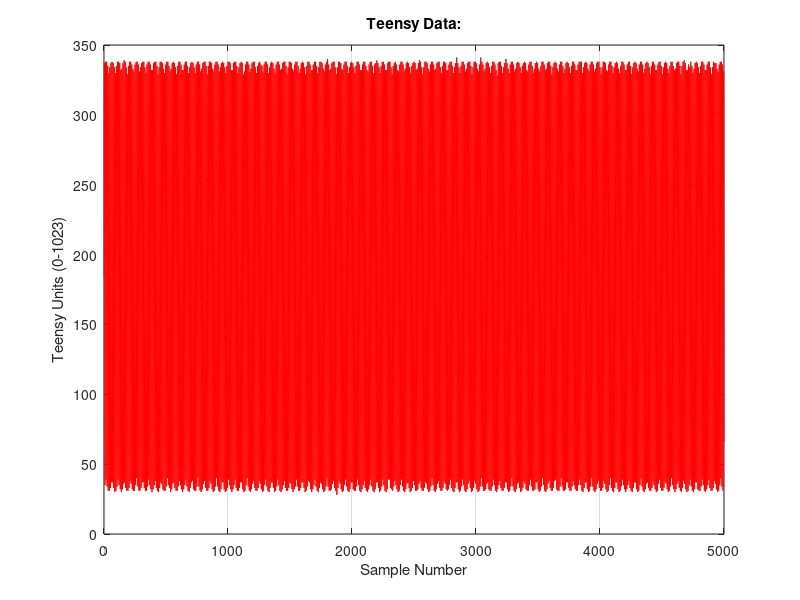

This chart was generated by the following MATLAB code:
% Lachlan McDermott
% lmcdermott@g.hmc.edu
% 2/3/2026

%load dataz
%MIGHT NOT BE A DOUBLE TBH
data = load('onesevenfivekilohz.txt'); 
%data = load('175HzLachlan.txt');

%dataRMS = rms(data, "all");
%disp(dataRMS)

%global variables
%frequency = 200;
frequency = 175000;
amplitude = 1;
%offsetSignal = 0.4;
offsetSignal = 0.6;

%TEENSY UNIT
pinVoltage = 3.3;
%2^10 (10 bit adc)
teensyUnit = pinVoltage / 1023;
fprintf('One Teensy Unit:\n', teensyUnit);

%plot
figure(1);
clf;
plot(data, 'r');

% + frequency + " Hz Input (" + amplitude + " Vpp)
title(["Teensy Data:"]);
xlabel("Sample Number");
ylabel("Teensy Units (0-1023)");
grid on;



%sample rate
[pks, indexMaxPeak] = findpeaks(data, 'MinPeakHeight', mean(data));

avg = mean(diff(indexMaxPeak));
period = 1/frequency;
sampleRate = avg / period;


fprintf('Average Samples per Cycle: %.2f\n', avg);
fprintf('Calculated Sample Rate: %.2f Hz\n', sampleRate);